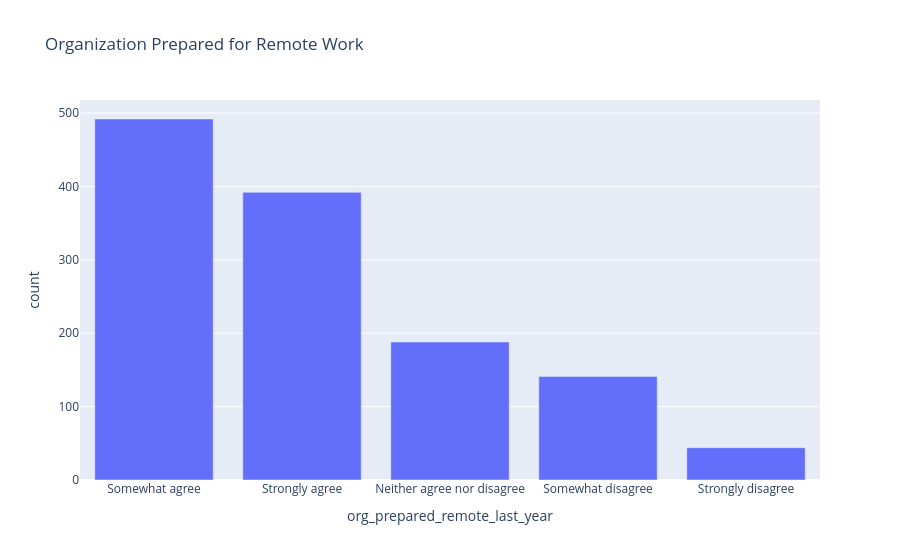

Notebook source saved alongside this figure:
### Markdown cell above
## Q3. Were organizations prepared for remote work?

### Code cell
# Count values (no custom order specified, uses default order)
org_prepared_counts = df_remote['org_prepared_remote_last_year'].value_counts().reset_index()
org_prepared_counts.columns = ['org_prepared_remote_last_year', 'count']

# Create bar chart
fig = px.bar(
    org_prepared_counts,
    x='org_prepared_remote_last_year',
    y='count',
    title='Organization Prepared for Remote Work'
)

fig.show()

### Figure 1 — Plotly figure (JSON) as saved in the notebook; plotly's stock layout.template omitted (floating-point values rounded to 4 significant figures)
{"data": [{"alignmentgroup": "True", "hovertemplate": "org_prepared_remote_last_year=%{x}<br>count=%{y}<extra></extra>", "legendgroup": "", "marker": {"color": "#636efa", "pattern": {"shape": ""}}, "name": "", "offsetgroup": "", "orientation": "v", "showlegend": false, "textposition": "auto", "type": "bar", "x": ["Somewhat agree", "Strongly agree", "Neither agree nor disagree", "Somewhat disagree", "Strongly disagree"], "xaxis": "x", "y": [492, 392, 188, 141, 44], "yaxis": "y"}], "layout": {"barmode": "relative", "legend": {"tracegroupgap": 0}, "title": {"text": "Organization Prepared for Remote Work"}, "xaxis": {"anchor": "y", "domain": [0, 1], "title": {"text": "org_prepared_remote_last_year"}}, "yaxis": {"anchor": "x", "domain": [0, 1], "title": {"text": "count"}}}}
